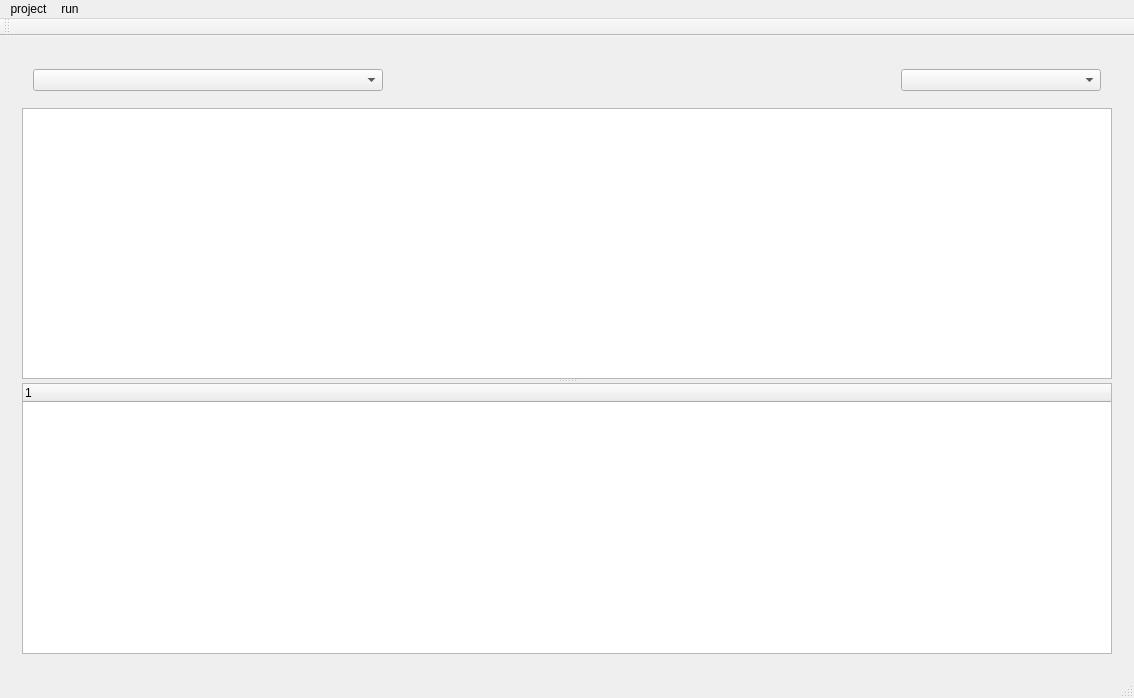
<?xml version="1.0" encoding="UTF-8"?>
<ui version="4.0">
 <class>snifferClass</class>
 <widget class="QMainWindow" name="snifferClass">
  <property name="geometry">
   <rect>
    <x>0</x>
    <y>0</y>
    <width>1134</width>
    <height>698</height>
   </rect>
  </property>
  <property name="windowTitle">
   <string>sniffer</string>
  </property>
  <widget class="QWidget" name="centralWidget">
   <layout class="QVBoxLayout" name="verticalLayout_2">
    <item>
     <widget class="QWidget" name="widget_2" native="true">
      <layout class="QVBoxLayout" name="verticalLayout">
       <item>
        <widget class="QWidget" name="widget" native="true">
         <layout class="QHBoxLayout" name="horizontalLayout">
          <item>
           <widget class="QComboBox" name="comboBox">
            <property name="minimumSize">
             <size>
              <width>350</width>
              <height>0</height>
             </size>
            </property>
           </widget>
          </item>
          <item>
           <spacer name="horizontalSpacer">
            <property name="orientation">
             <enum>Qt::Horizontal</enum>
            </property>
            <property name="sizeHint" stdset="0">
             <size>
              <width>40</width>
              <height>20</height>
             </size>
            </property>
           </spacer>
          </item>
          <item>
           <widget class="QComboBox" name="comboBox_2">
            <property name="minimumSize">
             <size>
              <width>200</width>
              <height>0</height>
             </size>
            </property>
           </widget>
          </item>
         </layout>
        </widget>
       </item>
       <item>
        <widget class="QSplitter" name="splitter">
         <property name="orientation">
          <enum>Qt::Vertical</enum>
         </property>
         <widget class="QTableWidget" name="tableWidget"/>
         <widget class="QTreeWidget" name="treeWidget">
          <column>
           <property name="text">
            <string notr="true">1</string>
           </property>
          </column>
         </widget>
        </widget>
       </item>
      </layout>
     </widget>
    </item>
   </layout>
  </widget>
  <widget class="QStatusBar" name="statusBar"/>
  <widget class="QMenuBar" name="menuBar">
   <property name="geometry">
    <rect>
     <x>0</x>
     <y>0</y>
     <width>1134</width>
     <height>26</height>
    </rect>
   </property>
   <widget class="QMenu" name="menuproject">
    <property name="title">
     <string>project</string>
    </property>
   </widget>
   <widget class="QMenu" name="menurun">
    <property name="title">
     <string>run</string>
    </property>
    <addaction name="actionrun"/>
    <addaction name="actionempty"/>
   </widget>
   <addaction name="menuproject"/>
   <addaction name="menurun"/>
  </widget>
  <widget class="QToolBar" name="toolBar">
   <property name="windowTitle">
    <string>toolBar</string>
   </property>
   <attribute name="toolBarArea">
    <enum>TopToolBarArea</enum>
   </attribute>
   <attribute name="toolBarBreak">
    <bool>false</bool>
   </attribute>
  </widget>
  <action name="actionrun">
   <property name="icon">
    <iconset resource="Resource.qrc">
     <normaloff>:/new/prefix1/start.png</normaloff>:/new/prefix1/start.png</iconset>
   </property>
   <property name="text">
    <string>runandstop</string>
   </property>
  </action>
  <action name="actionempty">
   <property name="icon">
    <iconset resource="Resource.qrc">
     <normaloff>:/new/prefix1/empty.png</normaloff>:/new/prefix1/empty.png</iconset>
   </property>
   <property name="text">
    <string>empty</string>
   </property>
  </action>
 </widget>
 <layoutdefault spacing="6" margin="11"/>
 <resources>
  <include location="sniffer.qrc"/>
  <include location="Resource.qrc"/>
 </resources>
 <connections/>
</ui>
